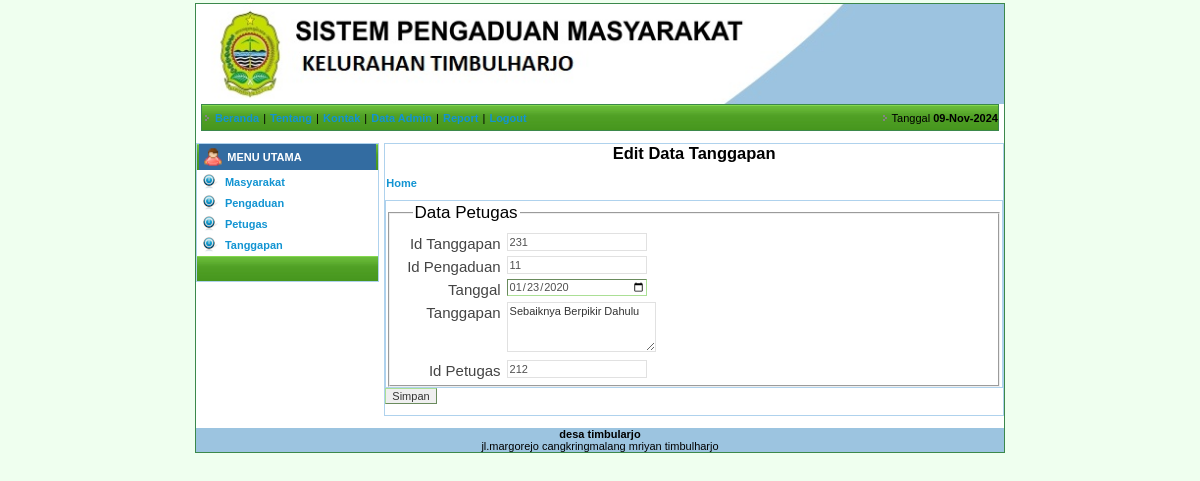
Screenshot of /data/tanggapan/edit.php?id=231 with the database file from the repository.
### tables this page shows
CREATE TABLE IF NOT EXISTS `tanggapan` (
  `id_tanggapan` int(11) NOT NULL,
  `id_pengaduan` int(11) NOT NULL,
  `tgl_tanggapan` date NOT NULL,
  `tanggapan` text NOT NULL,
  `id_petugas` int(11) NOT NULL
);

### data/tanggapan/edit.php (the view, shortened to what this page needs)
<html>
<head>
<link href="../../css/style.css" rel="stylesheet" type="text/css">
<body topmargin="3">
<table width="798" class="border" border="0" align="center" cellpadding="0" cellspacing="0">
  <tr bgcolor="#FFFFFF">
    <td colspan="3" bgcolor="#009900"><img src="../../gambar/header1.jpg" height="100"></td>
  </tr>
  <tr bgcolor="#FFFFFF">
    <td colspan="3"><table width="798" class="border" bordercolor="#009999" align="center" cellpadding="0" cellspacing="0">
      <tr class="ListBack">
        <td width="597" height="25" valign="middle" ><img src="../../gambar/ikon.png" width="9" height="9">
          <a href="../../index.php" target="_self" class="katlink">Beranda</a> |
          <a href="../../tentang.php" target="_self" class="katlink">Tentang</a> |
          <a href="../../kontak.php" target="_self" class="katlink">Kontak</a> |
          <a href="tanggapan.php" target="_self" class="katlink">Data Admin</a> |
          <a href="../../report.php" target="_self" class="katlink">Report</a> |
          <a href="../../logout.php" target="_self" class="katlink">Logout</a>
        </td>
        <td width="199" align="right">&nbsp;<img src="../../gambar/ikon.png" width="9" height="9"><b>
        </b> Tanggal <b><?php echo date('d-M-Y');?></b></td>
      </tr>
    </table></td>
  </tr>
  <tr bgcolor="#FFFFFF">
    <td width="181">&nbsp;</td>
    <td width="5">&nbsp;</td>
    <td width="610">&nbsp;</td>
  </tr>
  <tr bgcolor="#FFFFFF">
    <td align="center" valign="top">
  <table width="100%" class="BorderUtama" border="0" cellpadding="0" cellspacing="0">
    <tr align="center" class="ListBack">
          <td width="167" height="25" class="HEAD" align="left">
       <table width="98%" border="0" align="center" cellpadding="0" cellspacing="0" >
          <tr>
          <td width="16%" height="26" align="center" bgcolor="#336CA1" ><img src="../../gambar/user_red.png" width="20" height="20"></td>
          <td width="84%" bgcolor="#336CA1" class="HEAD"><strong>MENU UTAMA</strong></td>
        </tr>
      </table>      </td>
        </tr>
    <tr>
          <td height="18" align="center" valign="top" bgcolor="#FFFFFF" >
        <table width="98%" border="0" align="center" cellpadding="2" cellspacing="2"  >
          <tr>
          <td width="8%"><img src="../../gambar/shutdown.png" width="15" height="15"></td>
          <td width="92%"><a href="../masyarakat/masyarakat.php" target="_self" class="katlink">Masyarakat</a></td>
        </tr>
        <tr>
          <td width="8%"><img src="../../gambar/shutdown.png" width="15" height="15"></td>
          <td width="92%"><a class="katlink" href="../pengaduan/pengaduan.php">Pengaduan</a></td>
        </tr>
        <tr>
          <td><img src="../../gambar/shutdown.png" width="15" height="15"></td>
          <td><a href="../petugas/petugas.php" target="_self" class="katlink">Petugas</a></td>
          </tr>
        <tr>
          <td><img src="../../gambar/shutdown.png" width="15" height="15"></td>
          <td><a href="tanggapan.php" target="_self" class="katlink">Tanggapan</a></td>
          </tr>
        </table>
        </tr>
        <tr align="center" class="ListBack">
          <td width="167" height="25" class="HEAD" align="left" valign="middle" >&nbsp;     </td>
        </tr>
      </table></td>
    <td>&nbsp;</td>
    <td width="610" valign="top" bgcolor="#FFFFFF" class="BorderUtama">
        <?php
          $id = $_GET['id'];
          $show = mysql_query("SELECT * FROM tanggapan WHERE id_tanggapan = '$id'");
            if(mysql_num_rows($show) == 0){
              echo "<script>window.history.back()</script>";
            }
          else{
            $data = mysql_fetch_assoc($show);
          }
        ?>
        <form action="edit_proses.php" method="post">
        <h2>Edit Data Tanggapan</h2>
        <p><a href="tanggapan.php" class="katlink">Home</a></p>
        <table width="100%" class="BorderUtama" border="0" cellpadding="0" cellspacing="0">
          <tr>
            <td class="registrasi">
              <fieldset class="baris2">
                        <legend>Data Petugas</legend>
                        <p>
                            <label>Id Tanggapan</label>
                            <input type="text" value="<?php echo $data['id_tanggapan'];  ?>"  maxlength="11" name="id_tanggapan" required/>
                        </p>
                        <p>
                            <label>Id Pengaduan</label>
                            <input type="text" value="<?php echo $data['id_pengaduan'];  ?>"  name="id_pengaduan" size="50" maxlength="50" required/>
                        </p>
                        <p>
                            <label>Tanggal</label>
                            <input type="date" value="<?php echo $data['tgl_tanggapan'];  ?>"  name="tgl_tanggapan" size="50" maxlength="50" required/>
                        </p>
                        <p>
                            <label>Tanggapan</label>
                            <textarea name="tanggapan"required><?php echo $data['tanggapan'];  ?></textarea>
                        </p>
                        <p>
                            <label>Id Petugas</label>
                            <input type="text" value="<?php echo $data['id_petugas'];  ?>"  name="id_petugas"  maxlength="16" required>
                        </p>
                    </fieldset>
                </td>
              </tr>
        </table>
        <input type="submit" name="simpan" value="Simpan">
    </td>
  </tr>
  <tr bgcolor="#FFFFFF">
    <td>&nbsp;</td>
    <td>&nbsp;</td>
    <td>&nbsp;</td>
  </tr>
  <tr bgcolor="#FFFFFF">
    <td colspan="3" align="center" bgcolor="#9CC4E0"><span class="FOOT"><strong>desa timbularjo</strong><br />
jl.margorejo cangkringmalang mriyan timbulharjo</span></td>
  </tr>
</table>
</body>
</html>

### css/style.css (style rules this page uses)
BODY { background-color :#EFFFEF; font-family:Tahoma, Arial, Helvetica, sans-serif; font-size:11px; background-image:url(../images/background.jpg); background-repeat:repeat; }
h2 { text-align: center; }
.border { border: 1px solid #3B884B; }
.BorderUtama { border: 1px solid #AFD2ED; }
TR.ListBack { background:url(../images/list.png); background-repeat:repeat; }
TD { font-family :Tahoma, Arial, Helvetica, sans-serif; font-size : 11px; }
TD.HEAD { font-family : Tahoma, Arial, Helvetica, sans-serif; font-size : 11px; COLOR: #FFFFFF; }
INPUT, TEXTAREA,SELECT { BORDER-TOP-WIDTH: 1px; BORDER-LEFT-WIDTH: 1px; BORDER-BOTTOM-WIDTH: 1px; BORDER-RIGHT-WIDTH: 1px; BORDER-LEFT-COLOR: #ABDF95; BORDER-BOTTOM-COLOR: #ABDF95; BORDER-TOP-COLOR: #ABDF95; BORDER-RIGHT-COLOR: #ABDF95; FONT: 11px Arial; COLOR: #333333; }
a:link { color: #1294d2; text-decoration: none; }
A.katlink:link { PADDING-RIGHT: 1px; PADDING-LEFT: 1px; FONT-WEIGHT: bold; FONT-SIZE: 11px; PADDING-BOTTOM: 1px; COLOR: #1294d2; PADDING-TOP: 1px; FONT-FAMILY: arial }
td.registrasi p { font-size: 15px; clear:both; margin: 0; color:gray; padding:4px; }
td.registrasi legend { color: #000; padding:2px; margin-left: 14px; font-weight:bold; font-size: 17px; font-weight:100; }
td.registrasi label { color:#444; width:98px; float: left; text-align: right; margin-right: 6px; margin-top:2px; }
td.registrasi input { width: 140px; color: #505050; float: left; margin-right: 5px; }
td.registrasi input[type=text] { border: 1px solid #E1E1E1; height: 18px; }
td.registrasi textarea { border: 1px solid #E1E1E1; height: 50px; }

### rows the page displays
tanggapan: id_tanggapan "231", id_pengaduan "11", tgl_tanggapan "01/23/2020", tanggapan "Sebaiknya Berpikir Dahulu", id_petugas "212"
